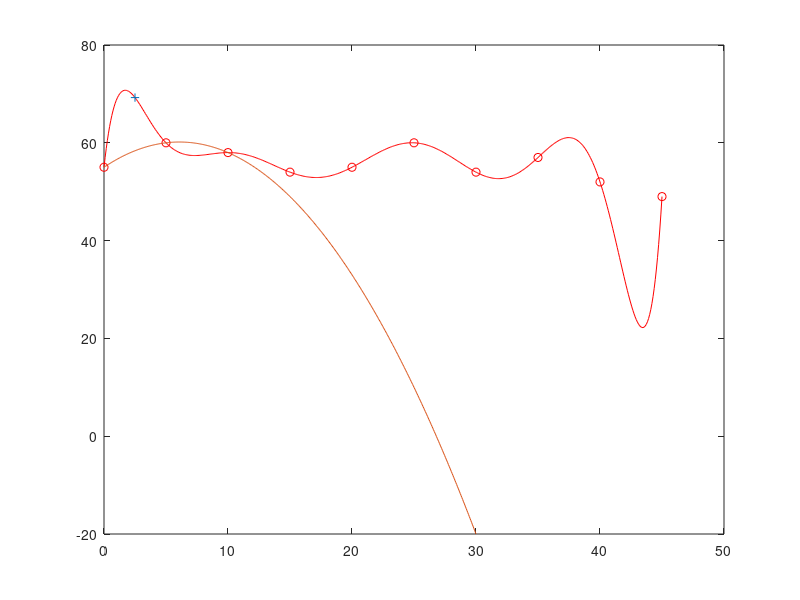

MATLAB code for this plot:
clear all
close all
clc

nc = 10;
nt = 500;

xc=0:5:45;
yc=[55 60 58 54 55 60 54 57 52 49];
plot(xc,yc,'ro');
hold on

% points de tracer
xr=0:45/(nt-1):45;

% Table des polynomes de Lagrange pour tout x0
    nc=length(xc);
    nt=length(xr);
    for k = 1:nt
        p = 0;
        for i=1:nc
            L=1;          
            for j=1:nc
                if(i~=j)
                    L=L*(xr(k)-xc(j))/(xc(i)-xc(j));
                end
            end
            p=p+L*yc(i);
        end
        yr(k)=p;
    end

% tracer de la courbe d'interpolation
plot(xr,yr,'r')


% points de tracer
clear yr;
xr=2.5;
nt = 1;
% Table des polynomes de Lagrange pour tout x0
    nc=length(xc);
    nt=length(xr);
    for k = 1:nt
        p = 0;
        for i=1:nc
            L=1;          
            for j=1:nc
                if(i~=j)
                    L=L*(xr(k)-xc(j))/(xc(i)-xc(j));
                end
            end
            p=p+L*yc(i);
        end
        yr(k)=p;
    end
p
% tracer de la courbe d'interpolation
plot(xr,yr,'+')

nc=3;
clear yr;
nt=500;
xr=0:30/(nt-1):30;

% Table des polynomes de Lagrange pour tout x0

    for k = 1:nt
        p = 0;
        for i=1:nc
            L=1;          
            for j=1:nc
                if(i~=j)
                    L=L*(xr(k)-xc(j))/(xc(i)-xc(j));
                end
            end
            p=p+L*yc(i);
        end
        yr(k)=p;
    end
p
% tracer de la courbe d'interpolation
plot(xr,yr)